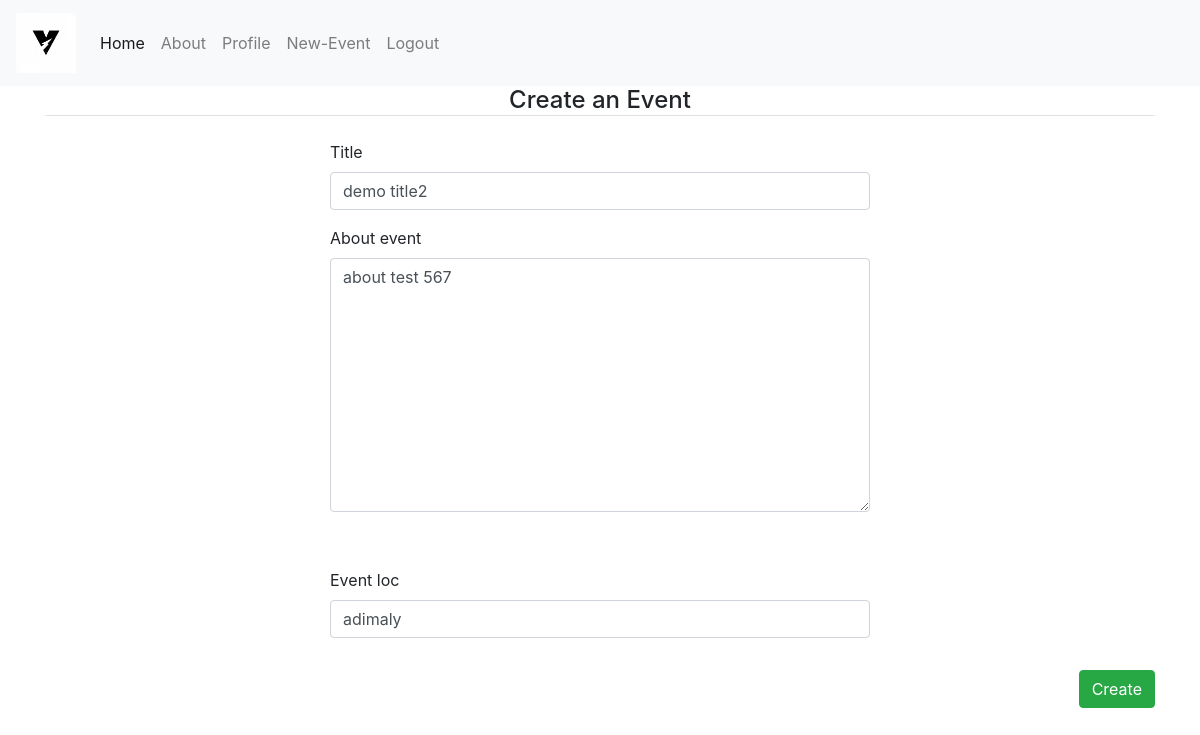
The page /events/2/update/ (signed in) on the database its author committed.
### vjc/models.py (models this page shows, shortened)
class Events(models.Model):
    title = models.CharField(max_length=200)
    about_event = models.TextField()
    date_posted = models.DateTimeField(auto_now_add=True)
    organiser = models.ForeignKey(User, on_delete=models.CASCADE)
    invite_link = models.CharField(max_length=200)
    event_loc = models.CharField(max_length=200)

### vjc/views.py (the view, shortened to what this page needs)
# urls.py: path('events/<int:pk>/update/', EventUpdateView.as_view(), name ="web_events_update"),
class EventUpdateView(LoginRequiredMixin, UserPassesTestMixin, UpdateView):
	model = Events
	fields = ['title', 'about_event', 'event_loc']
	def test_func(self):
		events = self.get_object()
		if self.request.user == events.organiser:
			return True
		return False

### vjc/templates/vjc/events_form.html (shortened to what this page needs)
{% extends 'vjc/shared/base.html'%}
{% load widget_tweaks %}
{% block content%}
{% load crispy_forms_tags %}
    <div class="container">
            <form method="POST">
                <fieldset class="form-group">
                    <h4 class="border-bottom mb-4 text-center">Create an Event</h4>
                        <div class="row mt-1">
                            <div class="col-sm-6 offset-sm-3">
                                <form method="POST">
                                    <div class ="form-group">
                                        <label>{{form.title.label}}</label>
                                        {% render_field form.title class="form-control" %}
                                    </div>
                                    <div class ="form-group">
                                        <label>{{form.about_event.label}}</label>
                                        {% render_field form.about_event class="form-control" %}
                                    </div>
                                    <div class ="form-group">
                                    </div>
                                    <div class ="form-group">
                                        <label>{{form.event_loc.label}}</label>
                                        {% render_field form.event_loc class="form-control" %}
                                    </div>
                                </form>
                            </div>
                        </div>
                <div class ="form-group mt-3 d-flex">
                        <button class = "btn btn-success ml-auto" type ="submit">Create</button>
                </div>
            </form>
    </div>
{% endblock content%}

### rows shown on the page
Events: title "demo title2", about_event "about test 567", event_loc "adimaly"
